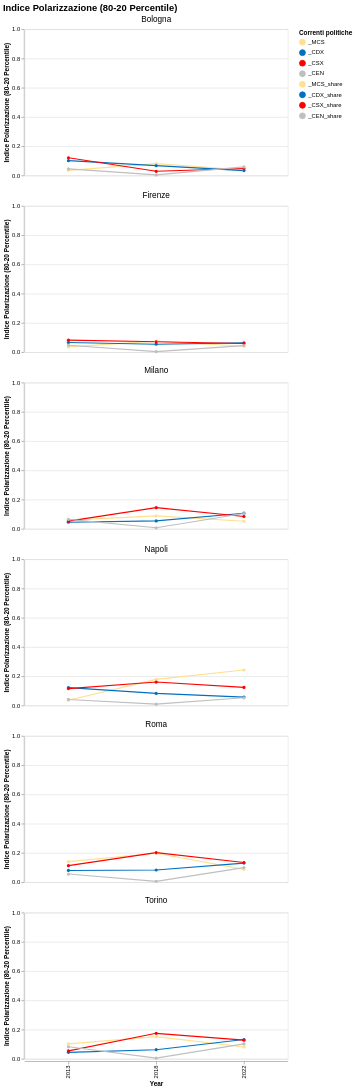

Write a Vega-Lite specification for this figure.
### Vega-Lite specification from a JSON file in a GitHub repository (floating-point values rounded to 4 significant figures; data arrays with more than 128 entries replaced by an {"elided": "..."} marker saying what was removed)
{"usermeta": {"embedOptions": {"theme": "fivethirtyeight"}}, "config": {"view": {"continuousWidth": 300, "continuousHeight": 300}}, "data": {"name": "data-737d38c51132062b6065dfa48f32f18c"}, "facet": {"field": "CITY", "header": {"labelFontSize": 14}, "title": null, "type": "nominal"}, "spec": {"mark": {"type": "line", "point": true}, "encoding": {"color": {"field": "variable", "scale": {"domain": ["_MCS", "_CDX", "_CSX", "_CEN", "_MCS_share", "_CDX_share", "_CSX_share", "_CEN_share"], "range": ["#fee090", "#0070C0", "#FF0000", "#BFBFBF", "#fee090", "#0070C0", "#FF0000", "#BFBFBF"]}, "title": "Correnti politiche", "type": "nominal"}, "tooltip": [{"field": "CITY", "title": "Città", "type": "nominal"}, {"field": "variable", "title": "Correnti politiche", "type": "nominal"}, {"field": "YEAR", "title": "Anno", "type": "ordinal"}, {"field": "polar_80_20", "format": ".3f", "title": "Indice Polarizzazione", "type": "quantitative"}], "x": {"field": "YEAR", "title": "Year", "type": "ordinal"}, "y": {"field": "polar_80_20", "title": "Indice Polarizzazione (80-20 Percentile)", "type": "quantitative"}}, "height": 250, "width": 450}, "columns": 1, "title": {"text": "Indice Polarizzazione (80-20 Percentile)", "fontSize": 16}, "$schema": "https://vega.github.io/schema/vega-lite/v5.20.1.json", "datasets": {"data-737d38c51132062b6065dfa48f32f18c": {"elided": "216 records"}}}
